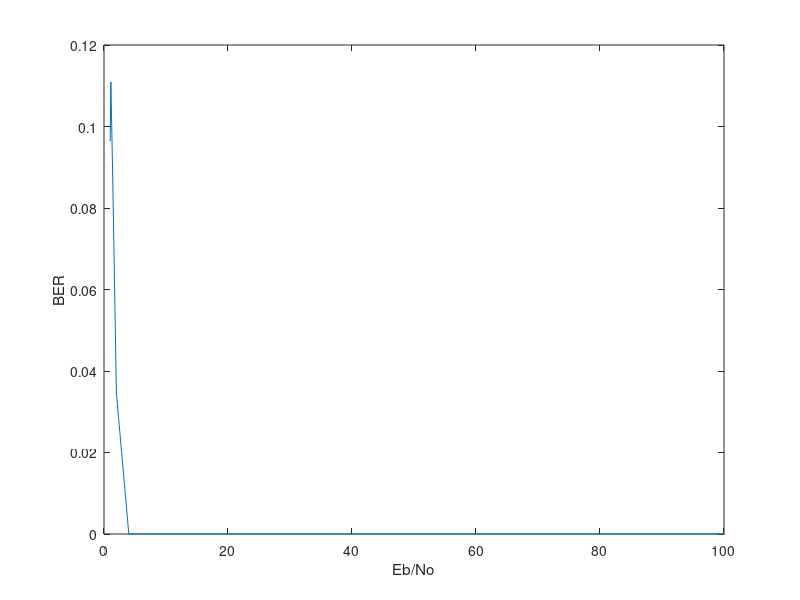

Write MATLAB code to recreate this figure.
%Transmitted signal is x
% received signal is y 
% N is the awgn noise that corrupts y
% our function is Y = HX+N where H(i) is the channel effect of the i+1
% channel and is represented by a 2D matrix of dimension L*L

%initializing variables
Eb = 1;
L = 50; %dimension of matrix, could be changed I used 5 for debugging bs momken nkabarha
H = zeros(L,L);
channel_function = exp(-0.5*[0:L-1].^2)';    %channel function that we're going to use  % e^-0.5*x^2
%channel_function = repmat(channel_function,1,1);
h = randn(L,1);  %creating an array of normally distributed numbers, mean =0, variance =1
%i added the other randn as the graph looked weird
No = [0 0.001 0.005 0.01 0.05 0.1 0.25 0.5 0.7 0.9 1]; % awgn noise 11 values
temporary_BER = [];    % initializing empty array to store the BER values inside the loop for plotting
BER = []; % initializing empty array for BER/noise
h = abs(h).*channel_function;
%filling matrix
i=1;
j = 1;
for k = 1:L
    for m = i:-1:1
        H(k,j) = h(m);
        j = j +1;
    end
    j = 1;
    i = i + 1;
end
%disp(h)
%disp(H)
%inverse_H = inv(H);   %inversing the matrix

%calculating BER
for a = No
    N = sqrt(a/2)*randn(L,1);   %calculating noise power
    for i = 1:11        %calculating the BER 11 times for each noise
        non_zero_values = setdiff(-1:1, 0);         %returning the non zero values with no repitition
        x = non_zero_values( randi(length(non_zero_values), L, 1) ); %stream of bits transmitted
        
        y = H*x' + N;        %recieved bits/ signal
        
        x_received =inv(H)*y;     %recieved bits plus noise
        D = zeros(size(x_received));    %will store bits here      
        for k = 1:L
            if x_received(k) <= 0
                D(k)= -1 ;            %polar type, if it's less than zero it's -1, if it's more it's -1
            else
                D(k) = 1;
            end
        end
        
        n = 0;
        for k = 1:L
            if D(k) ~= x(k)               %checking with initial x to calculate BER
                n = n + 1;
            end
        end
        
        
        temporary_BER = [temporary_BER n/L];    %concatenating the BERs
    end
    BER = [BER mean(temporary_BER)];    %calculating the mean BER for each noise
    temporary_BER = [];      %reseting the array for the new noise
end

plot(Eb./No, BER)
xlabel('Eb/No')
ylabel('BER')
xlim([0,100])